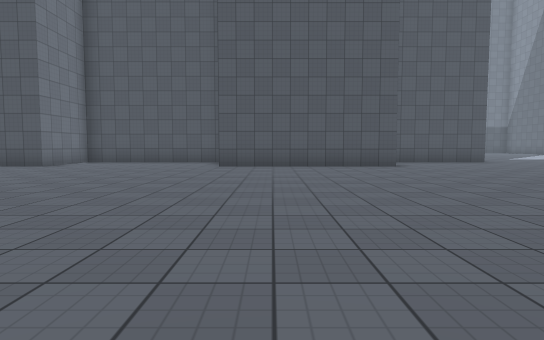
[1] (above)

19 first-person views from a walk through a 3-D level made in the Unity game engine. The camera is 1.2 m above the floor, tilts 4° down and sees 75° across. The floor is counted in squares, 2 m on a side. Each view is taken from the middle of a square. On the plan, view 1 faces up. The plan holds only what a view shows up to about 10 squares ahead; the rest is blank. The place goes on beyond the plan. The player character is not drawn. Surface patterns are stand-ins for the level's own textures.

[2]
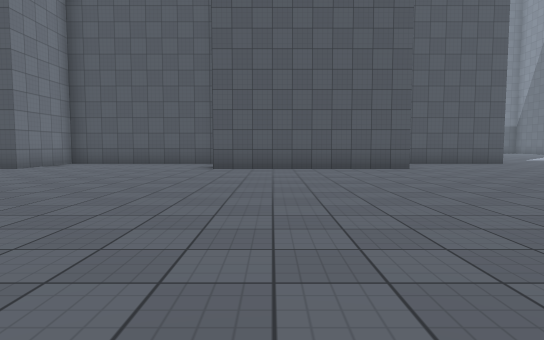

[3]
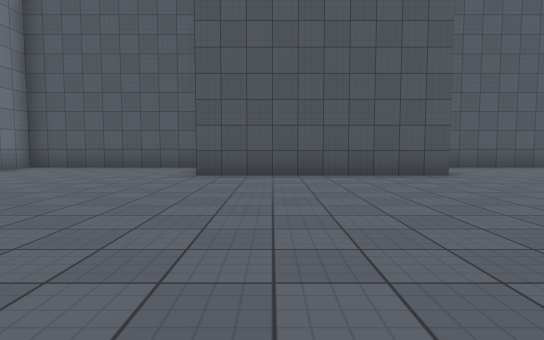

[4]
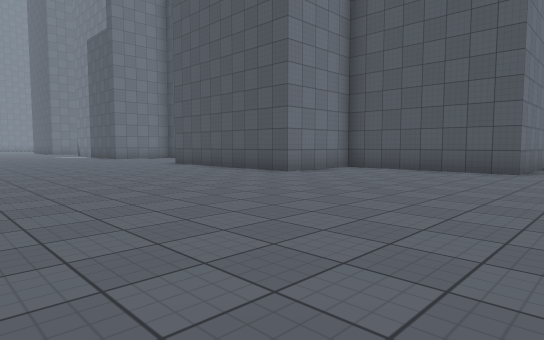

[5]
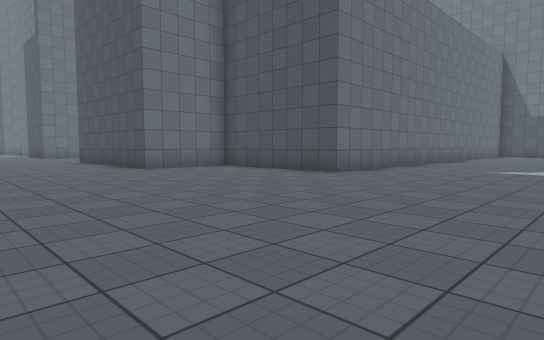

[6]
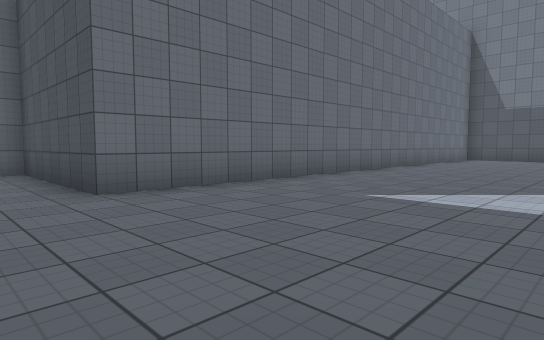

[7]
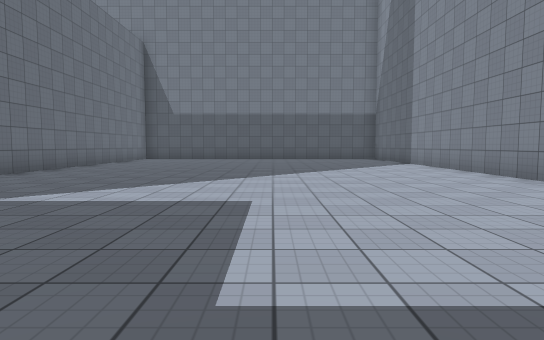

[8]
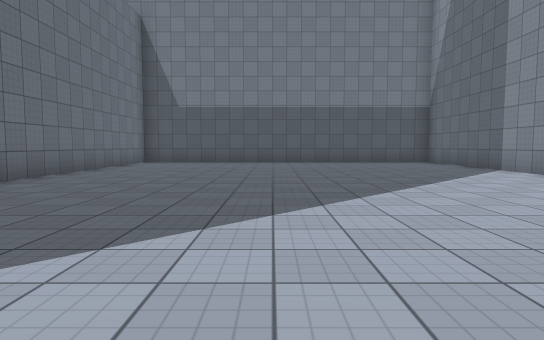

[9]
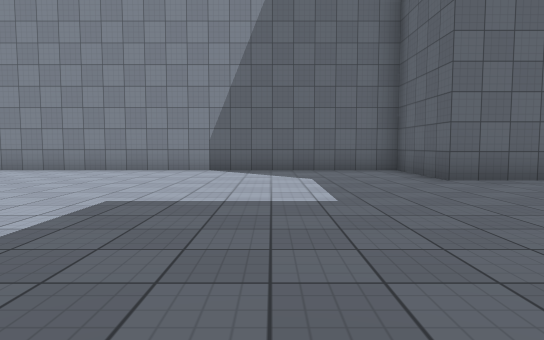

[10]
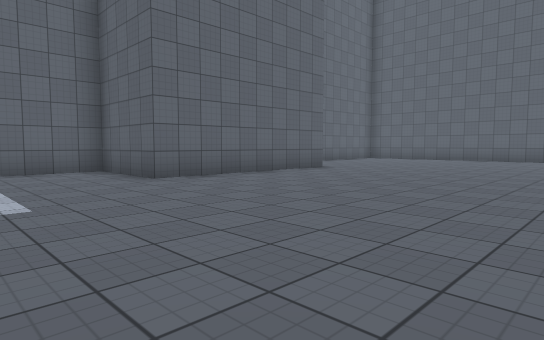

[11]
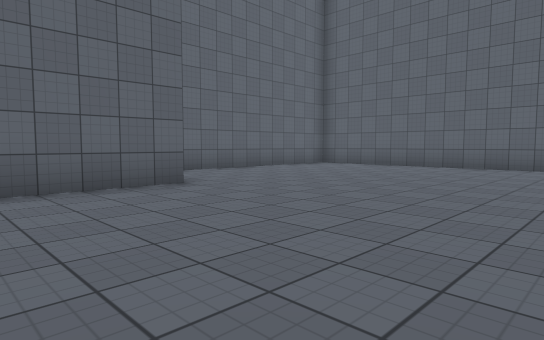

[12]
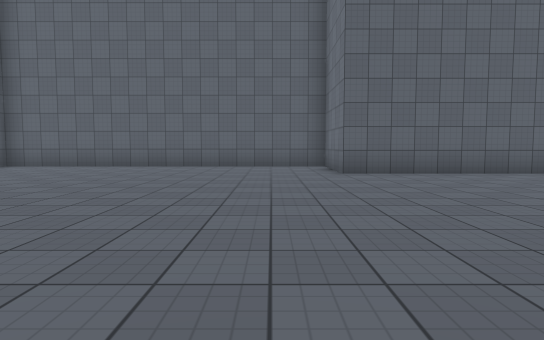

[13]
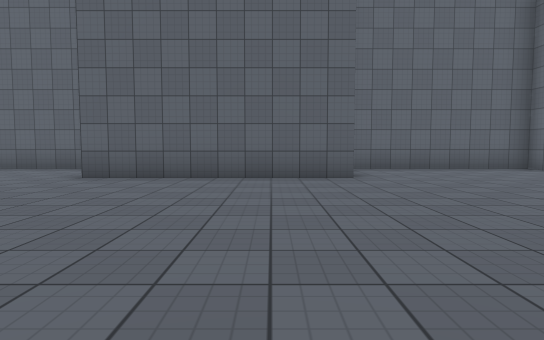

[14]
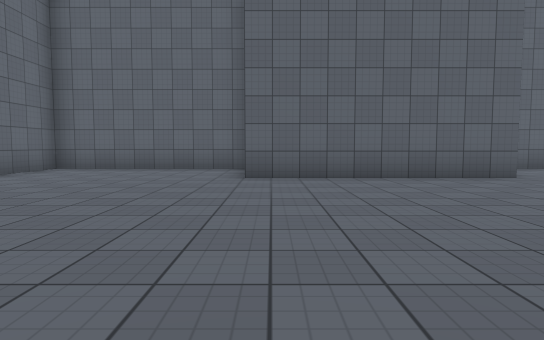

[15]
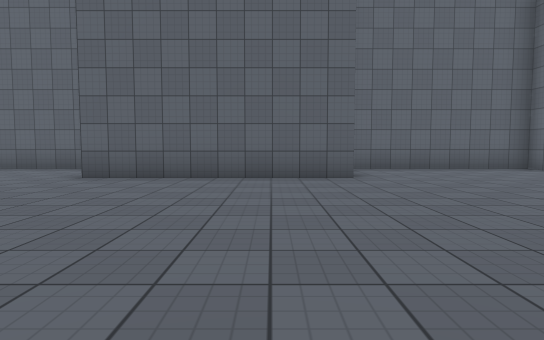

[16]
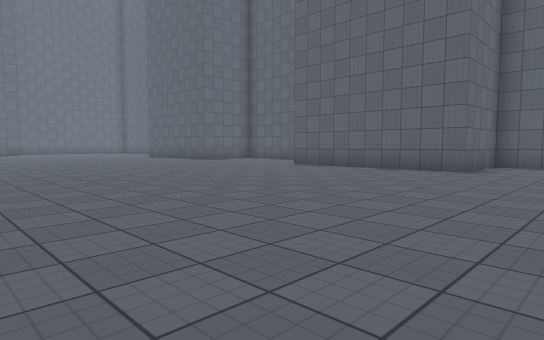

[17]
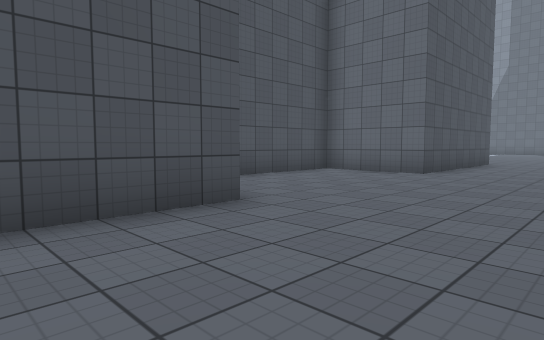

[18]
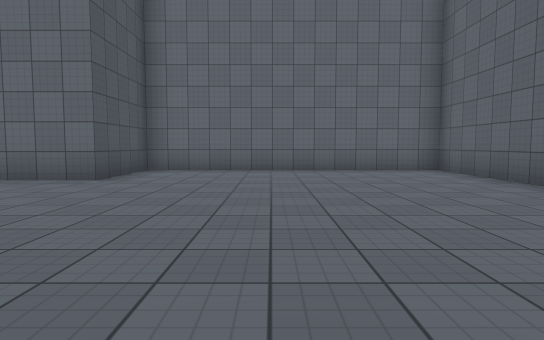

[19]
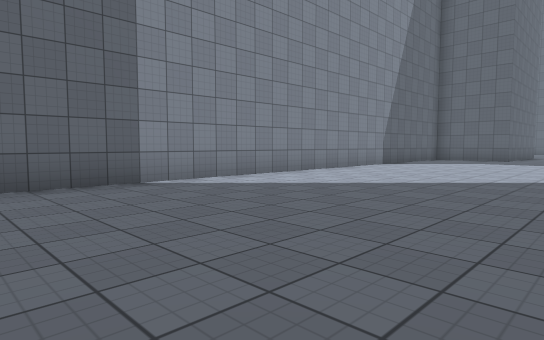

### Floor plan
Points are (right, up) in squares from view 1. A wall is a line through its corners. A room is listed if a view was taken in it or the views show most of it. See-through windows are left out.
Room 1 (views 1, 2, 3, 4, 5, 6, 7, 8, 9, 10, 11, 12, 13, 14, 15, 16, 17, 18, 19)
walls: (3.4, 0.5) (8.5, 0.5) (8.5, -2) (17.5, -2) (17.5, 5) (15, 5) (15, 10) (17.5, 10) (17.5, 24.4); (-1.5, -1.4) (-1.5, -2) (3.5, -2) (3.5, -0.1); (7.5, 24.1) (7.5, 12.5) (3.5, 12.5) (3.5, 10) (-1.5, 10) (-1.5, 12.5) (-6.5, 12.5) (-6.5, 10) (-8.6, 10); (-9.5, -2) (-6.5, -2) (-6.5, 0.5) (-1.5, 0.5)

Positions as (right, up) in squares from view 1, and headings:
1: (0, 0), facing up
2: (0, 1), facing up
3: (0, 3), facing up
4: (9, 4), facing up-left
5: (12, 6), facing up-left
6: (12, 11), facing up-left
7: (13, 11), facing up
8: (12, 14), facing up
9: (9, 13), facing right
10: (9, 13), facing down-right
11: (10, 8), facing down-right
12: (10, 8), facing down
13: (5, 7), facing down
14: (-2, 7), facing down
15: (-5, 7), facing down
16: (-9, 9), facing down-right
17: (-9, 7), facing up-right
18: (9, 2), facing right
19: (12, 25), facing down-right
